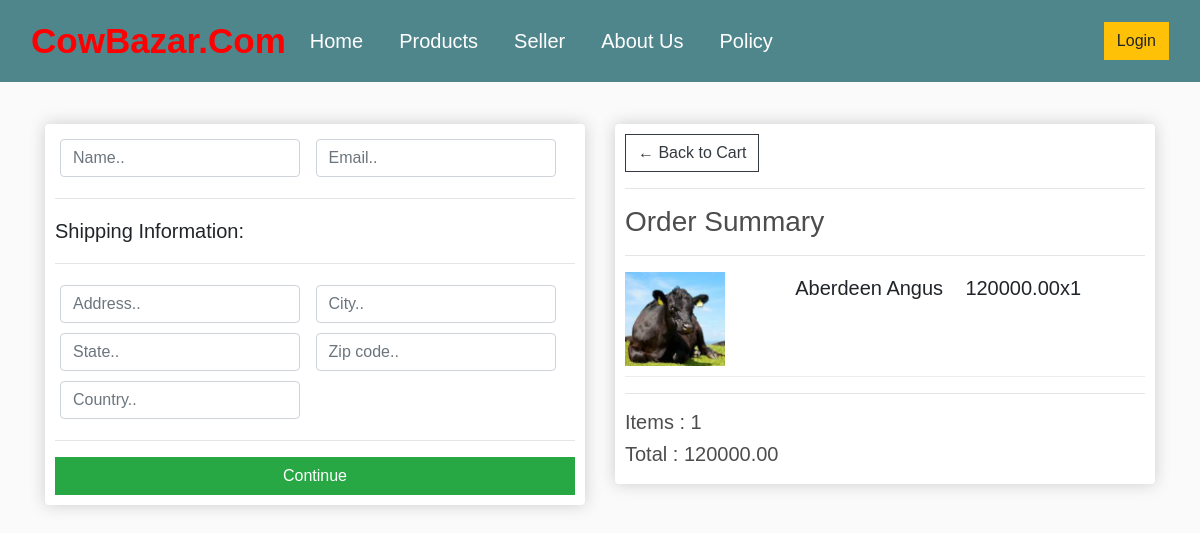
Page /checkout/ on the earlier database version.
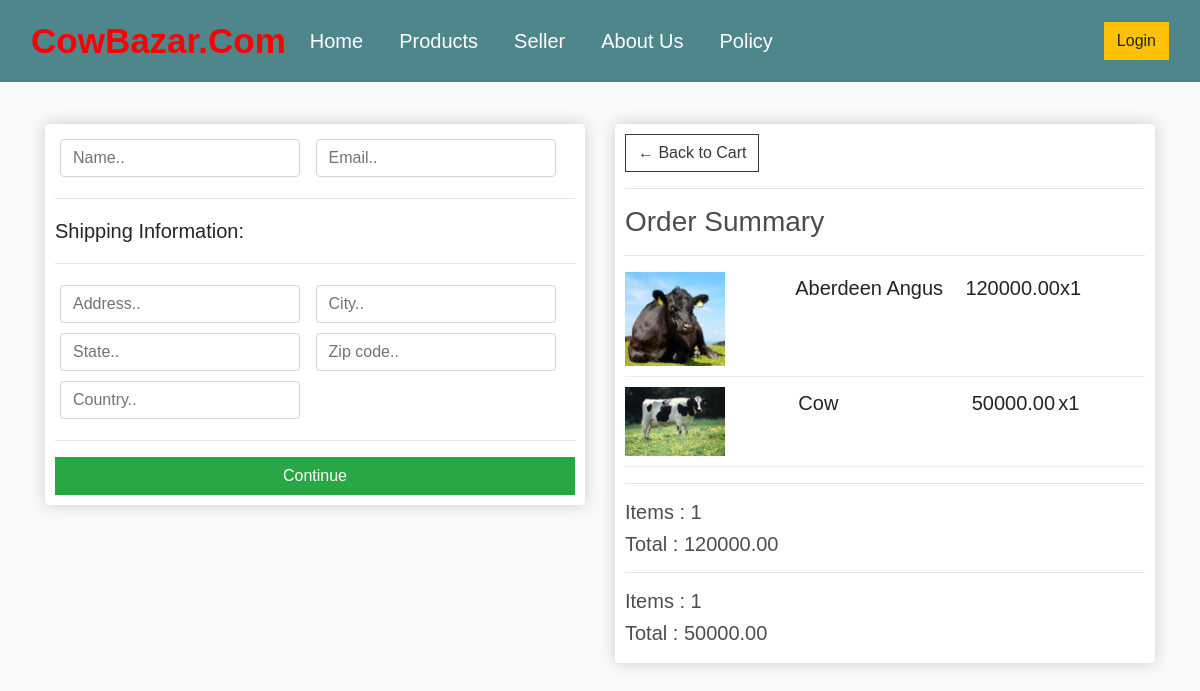
Same page on the later database version.
### home/models.py (models this page shows)
class Animal(models.Model):
    user = models.ForeignKey(User, on_delete=models.SET_NULL, null=True, blank=True)
    Animal_name = models.CharField(max_length=100)
    Animal_Weight = models.DecimalField(max_digits=10, decimal_places=2)
    Animal_Prize = models.DecimalField(max_digits=10, decimal_places=2)
    Animal_Farm = models.CharField(max_length=100, default='Unknown')
    Animal_color = models.CharField(max_length=100, default='Unknown')
    Animal_description = models.TextField()
    Animal_image = models.ImageField(upload_to='animal_images', default='')

### home/views.py (the view)
# urls.py: path('checkout/', views.checkout, name='checkout'),
def checkout(request):
    animals = Animal.objects.all()
    return render(request, 'checkout.html', {'animals': animals})

### home/templates/Checkout.html (shortened to what this page needs)
{% extends "base.html" %} {% load static %} {% block start %}
<div class="row">
    <div class="col-lg-6">
        <div class="box-element" id="form-wrapper">
            <form id="form">
                <div id="user-info">
                    <div class="form-field">
                        <input required class="form-control" type="text" name="name" placeholder="Name.." />
                    </div>
                    <div class="form-field">
                        <input required class="form-control" type="email" name="email" placeholder="Email.." />
                    </div>
                </div>
                <div id="shipping-info">
                    <hr />
                    <p>Shipping Information:</p>
                    <hr />
                    <div class="form-field">
                        <input class="form-control" type="text" name="address" placeholder="Address.." />
                    </div>
                    <div class="form-field">
                        <input class="form-control" type="text" name="city" placeholder="City.." />
                    </div>
                    <div class="form-field">
                        <input class="form-control" type="text" name="state" placeholder="State.." />
                    </div>
                    <div class="form-field">
                        <input class="form-control" type="text" name="zipcode" placeholder="Zip code.." />
                    </div>
                    <div class="form-field">
                        <input class="form-control" type="text" name="country" placeholder="Country.." />
                    </div>
                </div>
                <hr />
                <input id="form-button" class="btn btn-success btn-block" type="submit" value="Continue" />
            </form>
        </div>
        <br />
    </div>
    <div class="col-lg-6">
        <div class="box-element">
            <a class="btn btn-outline-dark" href="{% url 'cart' %}">&#x2190; Back to Cart</a>
            <hr />
            <h3>Order Summary</h3>
            <hr />
            {% for animal in animals %}
            <div class="cart-row">
                <div style="flex: 2">
                    <img class="row-image" src="{{ animal.Animal_image.url }}">
                </div>
                <div style="flex:2">{{ animal.Animal_name }}</div>
                <div style="flex: 1">{{ animal.Animal_Prize }}</div>
                <div style="flex: 1;">x1</div>
            </div>
            {% endfor %}
            {% for animal in animals %}
            <hr />
            <h5>Items : 1</h5>
            <h5>Total : {{ animal.Animal_Prize }}</h5>
            {% endfor %}
        </div>
    </div>
</div>
{% endblock %}

Differences in the rows shown:
added Animal: Animal_image (picture), Animal_name "Cow", Animal_Prize "50000.00"
